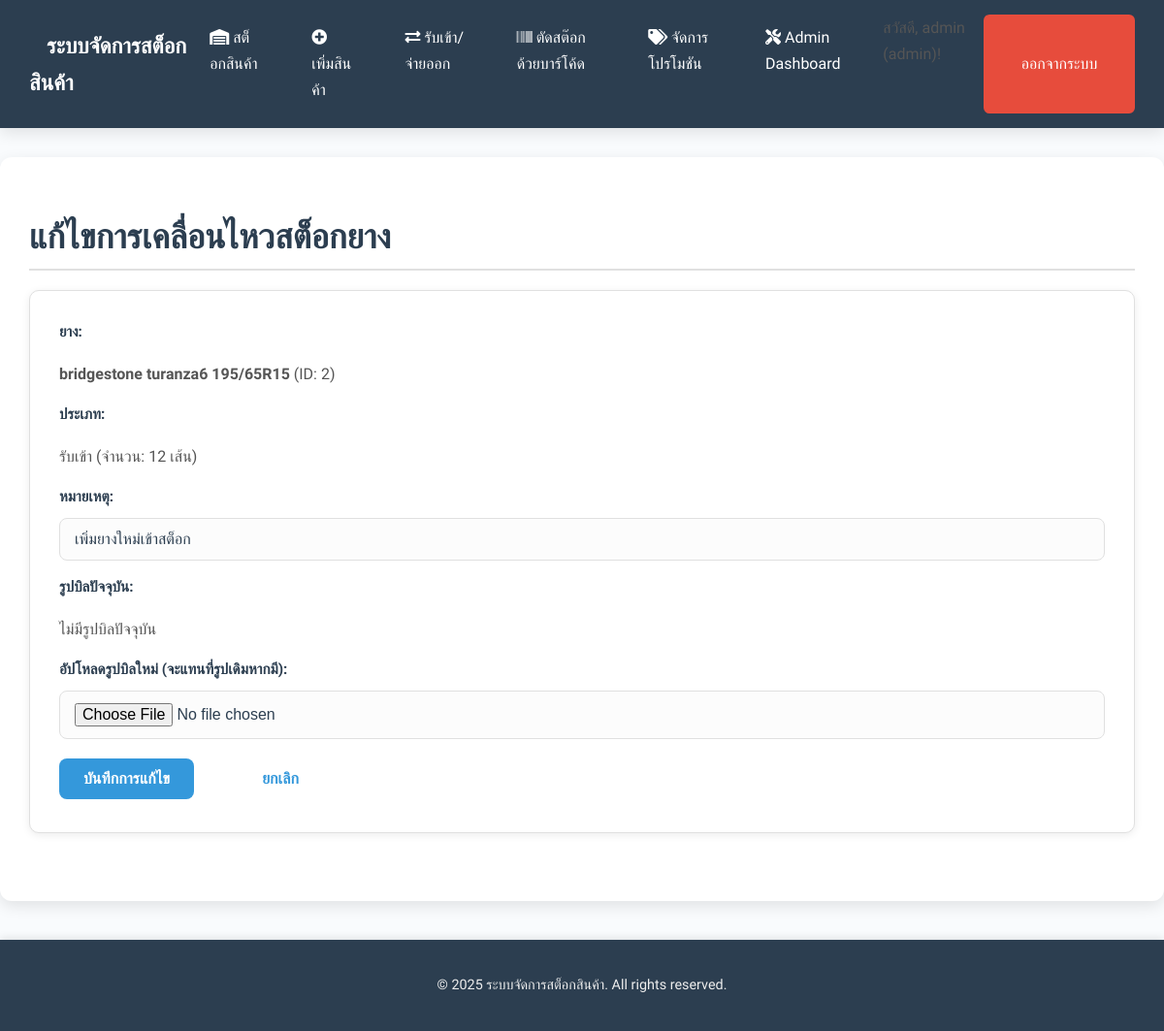
The page /edit_tire_movement/2 (signed in) on the database its author committed.
### tables this page shows
CREATE TABLE users (
                id INTEGER PRIMARY KEY AUTOINCREMENT,
                username TEXT UNIQUE NOT NULL,
                password TEXT NOT NULL,
                role TEXT NOT NULL DEFAULT 'viewer'
            );

CREATE TABLE tires (
                id INTEGER PRIMARY KEY AUTOINCREMENT,
                brand TEXT NOT NULL,
                model TEXT NOT NULL,
                size TEXT NOT NULL,
                quantity INTEGER DEFAULT 0,
                cost_sc REAL NULL, 
                cost_dunlop REAL NULL,
                cost_online REAL NULL,
                wholesale_price1 REAL NULL,
                wholesale_price2 REAL NULL,
                price_per_item REAL NOT NULL,
                promotion_id INTEGER NULL,
                year_of_manufacture INTEGER NULL,
                is_deleted BOOLEAN DEFAULT 0, -- ADDED FOR SOFT DELETE
                UNIQUE(brand, model, size),
                FOREIGN KEY (promotion_id) REFERENCES promotions(id) ON DELETE SET NULL
            );

CREATE TABLE tire_movements (
                id INTEGER PRIMARY KEY AUTOINCREMENT,
                tire_id INTEGER NOT NULL,
                timestamp TEXT NOT NULL,
                type TEXT NOT NULL,
                quantity_change INTEGER NOT NULL,
                remaining_quantity INTEGER NOT NULL,
                notes TEXT,
                image_filename TEXT NULL,
                user_id INTEGER NULL,
                FOREIGN KEY (tire_id) REFERENCES tires(id), -- ไม่มี ON DELETE CASCADE
                FOREIGN KEY (user_id) REFERENCES users(id)
            );

### app.py (the view, shortened to what this page needs)
@app.route('/edit_tire_movement/<int:movement_id>', methods=['GET', 'POST'])
@login_required
def edit_tire_movement(movement_id):
    if not current_user.is_admin():
        flash('คุณไม่มีสิทธิ์ในการแก้ไขข้อมูลการเคลื่อนไหวสต็อกยาง', 'danger')
        return redirect(url_for('daily_stock_report'))
    conn = get_db()
    movement = database.get_tire_movement(conn, movement_id)
    if movement is None:
        flash('ไม่พบข้อมูลการเคลื่อนไหวที่ระบุ', 'danger')
        return redirect(url_for('daily_stock_report'))
    movement_data = movement
    movement_data['timestamp'] = convert_to_bkk_time(movement_data['timestamp'])
    return render_template('edit_tire_movement.html', movement=movement_data)

### app.py (called while the page is built)
def get_db():
    if 'db' not in g:
        g.db = database.get_db_connection()
    return g.db

def get_bkk_time():
    return datetime.now(BKK_TZ)

def convert_to_bkk_time(timestamp_obj):
    if timestamp_obj is None:
        return None
    if isinstance(timestamp_obj, str):
        try:
            dt_obj = datetime.fromisoformat(timestamp_obj)
        except ValueError:
            return None
    elif isinstance(timestamp_obj, datetime):
        dt_obj = timestamp_obj
    else:
        return None # Not a datetime object or string
    if dt_obj.tzinfo is None:
        dt_obj = pytz.utc.localize(dt_obj)
    return dt_obj.astimezone(BKK_TZ)

@app.context_processor
def inject_global_data():
    return dict(get_bkk_time=get_bkk_time)

@login_manager.user_loader
def load_user(user_id):
    conn = get_db()
    return database.User.get(conn, user_id)

### database.py (called while the page is built)
def get_tire_movement(conn, movement_id):
    cursor = conn.cursor()
    if "psycopg2" in str(type(conn)):
        cursor.execute("""
            SELECT tm.*, t.brand, t.model, t.size, u.username
            FROM tire_movements tm
            JOIN tires t ON tm.tire_id = t.id
            LEFT JOIN users u ON tm.user_id = u.id
            WHERE tm.id = %s
        """, (movement_id,))
    else:
        cursor.execute("""
            SELECT tm.*, t.brand, t.model, t.size, u.username
            FROM tire_movements tm
            JOIN tires t ON tm.tire_id = t.id
            LEFT JOIN users u ON tm.user_id = u.id
            WHERE tm.id = ?
        """, (movement_id,))
    movement_data = cursor.fetchone()
    if isinstance(movement_data, sqlite3.Row):
        movement_data = dict(movement_data)
    return movement_data

    @staticmethod
    def get(conn, user_id):
        cursor = conn.cursor()
        if "psycopg2" in str(type(conn)):
            cursor.execute("SELECT id, username, password, role FROM users WHERE id = %s", (user_id,))
        else:
            cursor.execute("SELECT id, username, password, role FROM users WHERE id = ?", (user_id,))
        user_data = cursor.fetchone()
        if user_data:
            if isinstance(user_data, sqlite3.Row):
                user_data = dict(user_data)
            return User(user_data['id'], user_data['username'], user_data['password'], user_data['role'])
        return None

    def is_admin(self):
        return self.role == 'admin'

### templates/edit_tire_movement.html
{% extends 'base.html' %}
{% block content %}
<h2>แก้ไขการเคลื่อนไหวสต็อกยาง</h2>
<div class="form-section">
    <form action="{{ url_for('edit_tire_movement', movement_id=movement.id) }}" method="post" enctype="multipart/form-data">
        <div class="form-group">
            <label>ยาง:</label>
            <p><strong>{{ movement.brand }} {{ movement.model }} {{ movement.size }}</strong> (ID: {{ movement.tire_id }})</p>
        </div>
        <div class="form-group">
            <label>ประเภท:</label>
            <p>{{ 'รับเข้า' if movement.type == 'IN' else 'จ่ายออก' }} (จำนวน: {{ movement.quantity_change }} เส้น)</p>
        </div>
        <div class="form-group">
            <label for="notes">หมายเหตุ:</label>
            <input type="text" id="notes" name="notes" value="{{ movement.notes if movement.notes else '' }}">
        </div>
        <div class="form-group">
            <label>รูปบิลปัจจุบัน:</label>
            {% if movement.image_filename %}
                <p>
                    <a href="{{ movement.image_filename }}" target="_blank">
                        <img src="{{ movement.image_filename }}" alt="Bill Image" style="max-width: 150px; height: auto; border: 1px solid #ccc;">
                    </a>
                </p>
                <div class="form-check">
                    <input type="checkbox" id="delete_existing_image" name="delete_existing_image">
                    <label for="delete_existing_image">ลบรูปบิลปัจจุบัน</label>
                </div>
            {% else %}
                <p>ไม่มีรูปบิลปัจจุบัน</p>
            {% endif %}
        </div>
        <div class="form-group">
            <label for="bill_image">อัปโหลดรูปบิลใหม่ (จะแทนที่รูปเดิมหากมี):</label>
            <input type="file" id="bill_image" name="bill_image" accept="image/*">
        </div>
        <button type="submit" class="btn btn-primary">บันทึกการแก้ไข</button>
        <a href="{{ url_for('daily_stock_report') }}" class="btn btn-secondary">ยกเลิก</a>
    </form>
</div>
{% endblock %}

### templates/base.html (shortened to what this page needs)
<!DOCTYPE html>
<html lang="th">
<head>
    <link rel="stylesheet" href="https://cdnjs.cloudflare.com/ajax/libs/font-awesome/5.15.4/css/all.min.css">
    <link rel="stylesheet" href="{{ url_for('static', filename='style.css') }}">
    <link href="{{ url_for('static', filename='lib/select2/select2.min.css') }}" rel="stylesheet" />
</head>
<body>
    <nav class="navbar">
        <div class="navbar-brand">
            <a href="{{ url_for('index') }}">ระบบจัดการสต็อกสินค้า</a>
        </div>
        <div class="navbar-links">
            <a href="{{ url_for('index') }}"><i class="fas fa-warehouse"></i> สต็อกสินค้า</a>
            <a href="{{ url_for('add_item') }}"><i class="fas fa-plus-circle"></i> เพิ่มสินค้า</a>
            <a href="{{ url_for('stock_movement') }}"><i class="fas fa-exchange-alt"></i> รับเข้า/จ่ายออก</a>
            <a href="{{ url_for('barcode_scanner_page') }}"><i class="fas fa-barcode"></i> ตัดสต๊อกด้วยบาร์โค้ด</a>
            {% if current_user.is_authenticated and current_user.username == 'admin' %}
            <a href="{{ url_for('promotions') }}"><i class="fas fa-tags"></i> จัดการโปรโมชัน</a>
                {% endif %}
            {% if current_user.is_authenticated %}
                {% if current_user.is_authenticated and current_user.username == 'admin' %}
                    <a href="{{ url_for('admin_dashboard') }}"><i class="fas fa-tools"></i> Admin Dashboard</a>
                {% endif %}
                <span class="user-info">สวัสดี, {{ current_user.username }} ({{ current_user.role }})!</span>
                <a href="{{ url_for('logout') }}" class="btn btn-danger">ออกจากระบบ</a>
            {% else %}
                <a href="{{ url_for('login') }}" class="btn btn-danger">เข้าสู่ระบบ</a>
            {% endif %}
        </div>
    </nav>
    <div class="container">
        {% block content %}{% endblock %}
    </div>
    <footer>
        <p>&copy; {{ get_bkk_time().year }} ระบบจัดการสต็อกสินค้า. All rights reserved.</p>
    </footer>
</body>
</html>

### static/style.css (style rules this page uses)
:root { --primary-color: #3498db; --primary-dark: #2980b9; --secondary-color: #2ecc71; --accent-color: #f39c12; --danger-color: #e74c3c; --danger-dark: #c0392b; --text-dark: #2c3e50; --text-light: #555; --bg-light: #f9fbfd; --bg-white: #ffffff; --border-color: #e0e0e0; --shadow-light: 0 2px 8px rgba(0, 0, 0, 0.08); --shadow-medium: 0 5px 15px rgba(0, 0, 0, 0.1); }
body { font-family: 'Prompt', sans-serif, 'Segoe UI', Tahoma, Geneva, Verdana; margin: 0; padding: 0; background-color: var(--bg-light); color: var(--text-light); line-height: 1.7; font-size: 16px; -webkit-font-smoothing: antialiased; -moz-osx-font-smoothing: grayscale; }
.container { max-width: 1280px; margin: 30px auto; padding: 30px; background-color: var(--bg-white); border-radius: 12px; box-shadow: var(--shadow-medium); transition: all 0.3s ease-in-out; }
h1, h2, h3, h4 { color: var(--text-dark); margin-bottom: 20px; font-weight: 600; line-height: 1.3; }
h2 { font-size: 2.2em; border-bottom: 2px solid var(--border-color); padding-bottom: 10px; margin-top: 30px; }
.navbar { background-color: var(--text-dark); padding: 15px 30px; box-shadow: var(--shadow-medium); display: flex; justify-content: space-between; align-items: center; }
.navbar a { color: white; text-decoration: none; padding: 10px 18px; border-radius: 6px; transition: background-color 0.3s ease, transform 0.2s ease; font-weight: 500; }
.navbar-brand a { font-size: 1.4em; font-weight: 700; }
.navbar-links { display: flex; gap: 15px; }
.form-section { background-color: var(--bg-white); padding: 30px; border-radius: 10px; box-shadow: var(--shadow-light); margin-bottom: 40px; border: 1px solid var(--border-color); }
.form-group { flex: 1; min-width: 250px; margin-bottom: 15px; }
label { display: block; margin-bottom: 8px; font-weight: 600; color: var(--text-dark); font-size: 0.95em; }
input[type="text"], input[type="number"], input[type="email"], input[type="password"], input[type="date"], input[type="file"], select, textarea { width: 100%; padding: 12px 15px; border: 1px solid var(--border-color); border-radius: 8px; box-sizing: border-box; font-size: 1em; color: var(--text-dark); background-color: #fcfcfc; transition: border-color 0.3s ease, box-shadow 0.3s ease; }
.btn { display: inline-flex; align-items: center; justify-content: center; padding: 12px 25px; border: none; border-radius: 8px; cursor: pointer; font-size: 1em; font-weight: 600; text-align: center; text-decoration: none; transition: all 0.3s ease; min-width: 120px; }
.btn-primary { background-color: var(--primary-color); color: white; }
.btn-danger { background-color: var(--danger-color); color: white; }
a { color: var(--primary-color); text-decoration: none; transition: color 0.3s ease; }
footer { text-align: center; padding: 20px; margin-top: 40px; background-color: var(--text-dark); color: #eee; font-size: 0.9em; box-shadow: 0 -2px 8px rgba(0, 0, 0, 0.1); }

### rows shown on the page
users: username "admin", role "admin"
tires: brand "bridgestone", model "turanza6", size "195/65R15"
tire_movements: tire_id "2", type "รับเข้า", quantity_change "12", notes "เพิ่มยางใหม่เข้าสต็อก"

### other values the page prints
{{ get_bkk_time().year }} "2025"
